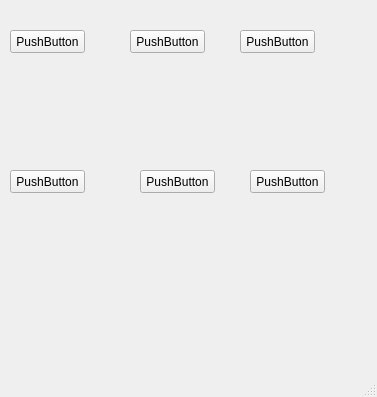
<?xml version="1.0" encoding="UTF-8"?>
<ui version="4.0">
 <class>MainWindow</class>
 <widget class="QMainWindow" name="MainWindow">
  <property name="geometry">
   <rect>
    <x>0</x>
    <y>0</y>
    <width>377</width>
    <height>397</height>
   </rect>
  </property>
  <property name="windowTitle">
   <string>MainWindow</string>
  </property>
  <widget class="QWidget" name="centralwidget">
   <widget class="QPushButton" name="pushButton">
    <property name="geometry">
     <rect>
      <x>10</x>
      <y>30</y>
      <width>75</width>
      <height>23</height>
     </rect>
    </property>
    <property name="text">
     <string>PushButton</string>
    </property>
   </widget>
   <widget class="QPushButton" name="pushButton_2">
    <property name="geometry">
     <rect>
      <x>130</x>
      <y>30</y>
      <width>75</width>
      <height>23</height>
     </rect>
    </property>
    <property name="text">
     <string>PushButton</string>
    </property>
   </widget>
   <widget class="QPushButton" name="pushButton_3">
    <property name="geometry">
     <rect>
      <x>240</x>
      <y>30</y>
      <width>75</width>
      <height>23</height>
     </rect>
    </property>
    <property name="text">
     <string>PushButton</string>
    </property>
   </widget>
   <widget class="QPushButton" name="pushButton_4">
    <property name="geometry">
     <rect>
      <x>10</x>
      <y>170</y>
      <width>75</width>
      <height>23</height>
     </rect>
    </property>
    <property name="text">
     <string>PushButton</string>
    </property>
   </widget>
   <widget class="QPushButton" name="pushButton_5">
    <property name="geometry">
     <rect>
      <x>140</x>
      <y>170</y>
      <width>75</width>
      <height>23</height>
     </rect>
    </property>
    <property name="text">
     <string>PushButton</string>
    </property>
   </widget>
   <widget class="QPushButton" name="pushButton_6">
    <property name="geometry">
     <rect>
      <x>250</x>
      <y>170</y>
      <width>75</width>
      <height>23</height>
     </rect>
    </property>
    <property name="text">
     <string>PushButton</string>
    </property>
   </widget>
  </widget>
  <widget class="QMenuBar" name="menubar">
   <property name="geometry">
    <rect>
     <x>0</x>
     <y>0</y>
     <width>377</width>
     <height>21</height>
    </rect>
   </property>
  </widget>
  <widget class="QStatusBar" name="statusbar"/>
 </widget>
 <resources/>
 <connections/>
</ui>
